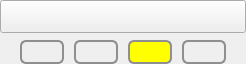
<?xml version="1.0" encoding="UTF-8"?>
<ui version="4.0">
 <class>CVImageLoaderEmbeddedWidget</class>
 <widget class="QWidget" name="CVImageLoaderEmbeddedWidget">
  <property name="geometry">
   <rect>
    <x>0</x>
    <y>0</y>
    <width>246</width>
    <height>64</height>
   </rect>
  </property>
  <property name="windowTitle">
   <string>Form</string>
  </property>
  <layout class="QVBoxLayout" name="verticalLayout">
   <property name="spacing">
    <number>7</number>
   </property>
   <property name="sizeConstraint">
    <enum>QLayout::SizeConstraint::SetDefaultConstraint</enum>
   </property>
   <property name="leftMargin">
    <number>0</number>
   </property>
   <property name="topMargin">
    <number>0</number>
   </property>
   <property name="rightMargin">
    <number>0</number>
   </property>
   <property name="bottomMargin">
    <number>0</number>
   </property>
   <item>
    <widget class="QPushButton" name="mpFilenameButton">
     <property name="sizePolicy">
      <sizepolicy hsizetype="Minimum" vsizetype="Expanding">
       <horstretch>0</horstretch>
       <verstretch>0</verstretch>
      </sizepolicy>
     </property>
     <property name="font">
      <font>
       <pointsize>12</pointsize>
      </font>
     </property>
     <property name="layoutDirection">
      <enum>Qt::LayoutDirection::LeftToRight</enum>
     </property>
     <property name="text">
      <string/>
     </property>
    </widget>
   </item>
   <item>
    <layout class="QHBoxLayout" name="horizontalLayout">
     <property name="spacing">
      <number>10</number>
     </property>
     <item>
      <spacer name="leftSpacer">
       <property name="orientation">
        <enum>Qt::Orientation::Horizontal</enum>
       </property>
       <property name="sizeHint" stdset="0">
        <size>
         <width>40</width>
         <height>20</height>
        </size>
       </property>
      </spacer>
     </item>
     <item>
      <widget class="QPushButton" name="mpBackwardButton">
       <property name="styleSheet">
        <string notr="true">QPushButton {
    border: 2px solid #8f8f91;
    border-radius: 6px;
    background-color: qlineargradient(x1: 0, y1: 0, x2: 0, y2: 1,
                                      stop: 0 #f6f7fa, stop: 1 #dadbde);
    min-width: 40px;
    min-height: 20px;
}

QPushButton:pressed {
    background-color: qlineargradient(x1: 0, y1: 0, x2: 0, y2: 1,
                                      stop: 0 #dadbde, stop: 1 #f6f7fa);
}

QPushButton:flat {
    border: none; /* no border for a flat push button */
}

QPushButton:default {
    border-color: navy; /* make the default button prominent */
}

QPushButton:checked {
    background-color: green
}</string>
       </property>
       <property name="text">
        <string/>
       </property>
       <property name="icon">
        <iconset resource="../../CVDevLibrary/resources/cvdevlibrary_resources.qrc">
         <normaloff>:/icons/tango/32x32/media-skip-backward.png</normaloff>:/icons/tango/32x32/media-skip-backward.png</iconset>
       </property>
      </widget>
     </item>
     <item>
      <widget class="QPushButton" name="mpOpenButton">
       <property name="styleSheet">
        <string notr="true">QPushButton {
    border: 2px solid #8f8f91;
    border-radius: 6px;
    background-color: qlineargradient(x1: 0, y1: 0, x2: 0, y2: 1,
                                      stop: 0 #f6f7fa, stop: 1 #dadbde);
    min-width: 40px;
    min-height: 20px;
}

QPushButton:pressed {
    background-color: qlineargradient(x1: 0, y1: 0, x2: 0, y2: 1,
                                      stop: 0 #dadbde, stop: 1 #f6f7fa);
}

QPushButton:flat {
    border: none; /* no border for a flat push button */
}

QPushButton:default {
    border-color: navy; /* make the default button prominent */
}

QPushButton:checked {
    background-color: green
}</string>
       </property>
       <property name="text">
        <string/>
       </property>
       <property name="icon">
        <iconset resource="../../CVDevLibrary/resources/cvdevlibrary_resources.qrc">
         <normaloff>:/icons/tango/32x32/media-eject.png</normaloff>:/icons/tango/32x32/media-eject.png</iconset>
       </property>
      </widget>
     </item>
     <item>
      <widget class="QPushButton" name="mpPlayPauseButton">
       <property name="styleSheet">
        <string notr="true">QPushButton {
    border: 2px solid #8f8f91;
    border-radius: 6px;
    background-color: yellow;
    min-width: 40px;
    min-height: 20px;
}

QPushButton:pressed {
    background-color: qlineargradient(x1: 0, y1: 0, x2: 0, y2: 1,
                                      stop: 0 #dadbde, stop: 1 #f6f7fa);
}

QPushButton:flat {
    border: none; /* no border for a flat push button */
}

QPushButton:default {
    border-color: navy; /* make the default button prominent */
}

QPushButton:checked {
    background-color: green
}</string>
       </property>
       <property name="text">
        <string/>
       </property>
       <property name="icon">
        <iconset resource="../../CVDevLibrary/resources/cvdevlibrary_resources.qrc">
         <normaloff>:/icons/tango/32x32/media-playback-start.png</normaloff>:/icons/tango/32x32/media-playback-start.png</iconset>
       </property>
       <property name="checkable">
        <bool>true</bool>
       </property>
      </widget>
     </item>
     <item>
      <widget class="QPushButton" name="mpForwardButton">
       <property name="styleSheet">
        <string notr="true">QPushButton {
    border: 2px solid #8f8f91;
    border-radius: 6px;
    background-color: qlineargradient(x1: 0, y1: 0, x2: 0, y2: 1,
                                      stop: 0 #f6f7fa, stop: 1 #dadbde);
    min-width: 40px;
    min-height: 20px;
}

QPushButton:pressed {
    background-color: qlineargradient(x1: 0, y1: 0, x2: 0, y2: 1,
                                      stop: 0 #dadbde, stop: 1 #f6f7fa);
}

QPushButton:flat {
    border: none; /* no border for a flat push button */
}

QPushButton:default {
    border-color: navy; /* make the default button prominent */
}

QPushButton:checked {
    background-color: green
}</string>
       </property>
       <property name="text">
        <string/>
       </property>
       <property name="icon">
        <iconset resource="../../CVDevLibrary/resources/cvdevlibrary_resources.qrc">
         <normaloff>:/icons/tango/32x32/media-skip-forward.png</normaloff>:/icons/tango/32x32/media-skip-forward.png</iconset>
       </property>
      </widget>
     </item>
     <item>
      <spacer name="rightSpacer">
       <property name="orientation">
        <enum>Qt::Orientation::Horizontal</enum>
       </property>
       <property name="sizeHint" stdset="0">
        <size>
         <width>40</width>
         <height>20</height>
        </size>
       </property>
      </spacer>
     </item>
    </layout>
   </item>
  </layout>
 </widget>
 <resources>
  <include location="../../CVDevLibrary/resources/cvdevlibrary_resources.qrc"/>
 </resources>
 <connections/>
</ui>
